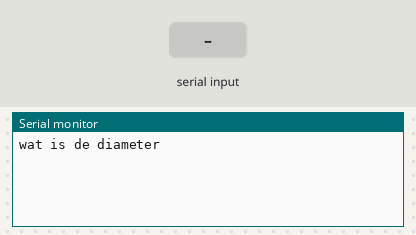
The sketch below on a simulated Arduino Uno, built with avr-gcc and run on an emulated ATmega328P. Parts: the last lines printed to the serial monitor. The inputs (shaded band) are chosen by the test bench.

Above: at 1.2 s.
1.3 s: "90,45\n" received over Serial
At 2.1 s:
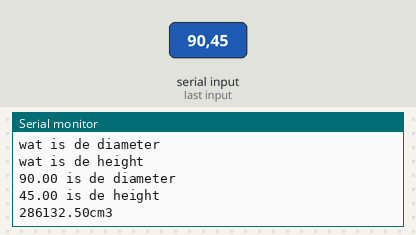
2.8 s: "30,150\n" received over Serial
At 4.6 s:
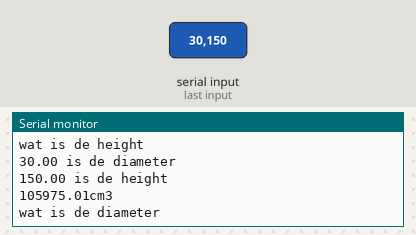

The sketch:

inhoud_calculator.ino
```cpp
float pi = 3.14;
float diameter;
float height;


void setup() {
  // put your setup code here, to run once:
 Serial.begin(9600);

}

void loop() {
  // put your main code here, to run repeatedly:
 Serial.println("wat is de diameter");
   while (Serial.available()==0) {

    }
    diameter = Serial.parseFloat();

Serial.println("wat is de height");
while (Serial.available()==0) {

    }
    height = Serial.parseFloat();
  Serial.print(diameter);
   Serial.println(" is de diameter ");
   Serial.print(height);
   Serial.println(" is de height ");
   float volume = pi * (diameter / 2) * (diameter / 2) * height;
    Serial.print (volume);
  Serial.println ("cm3");
  delay (1000);
}
```

Measured:
- after the input at 1.3 s, the serial monitor: prints a new line at once (image 1)
- after the input at 2.8 s, the serial monitor: prints a new line at once (image 2)
